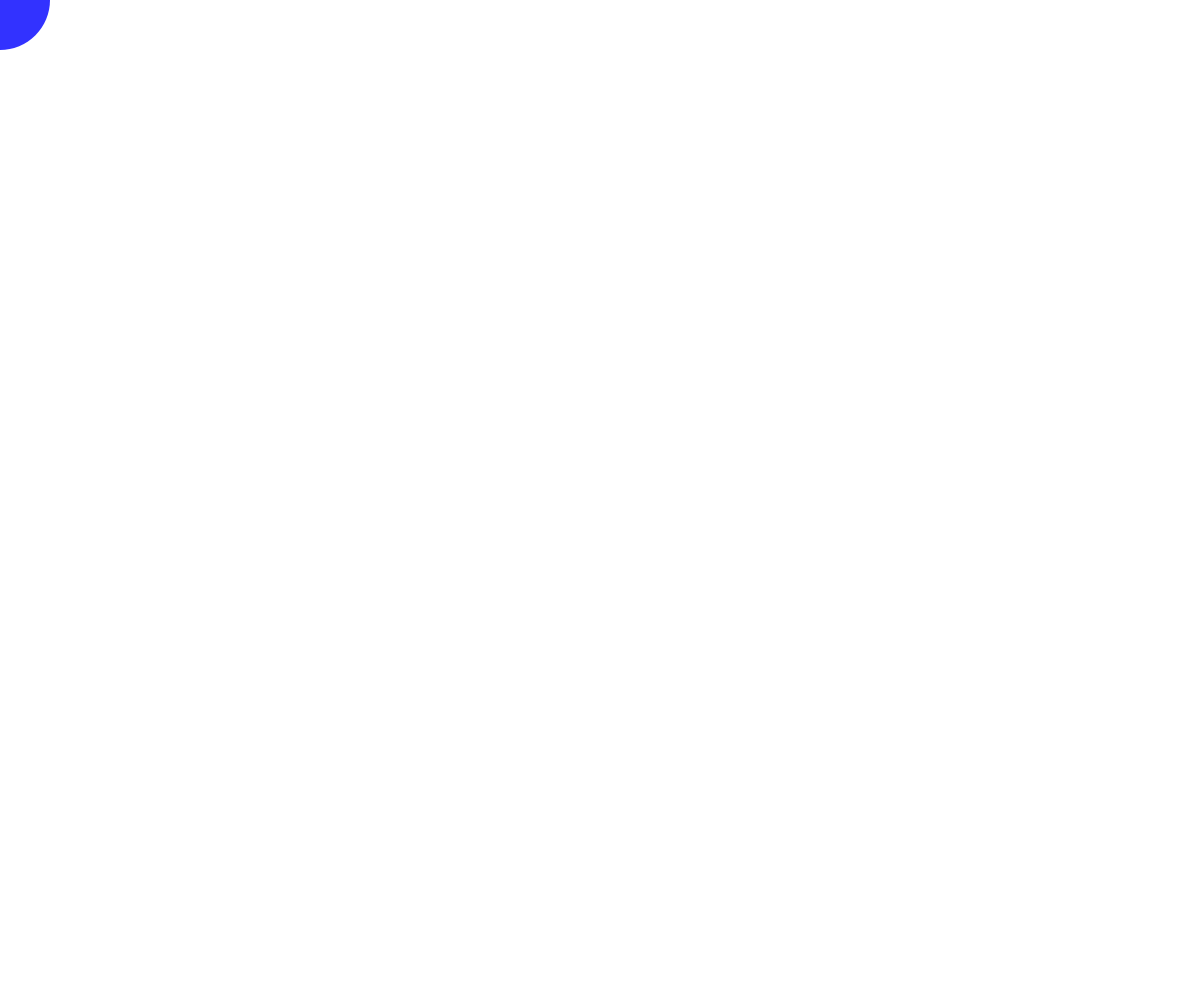
Frame 1 (no input)
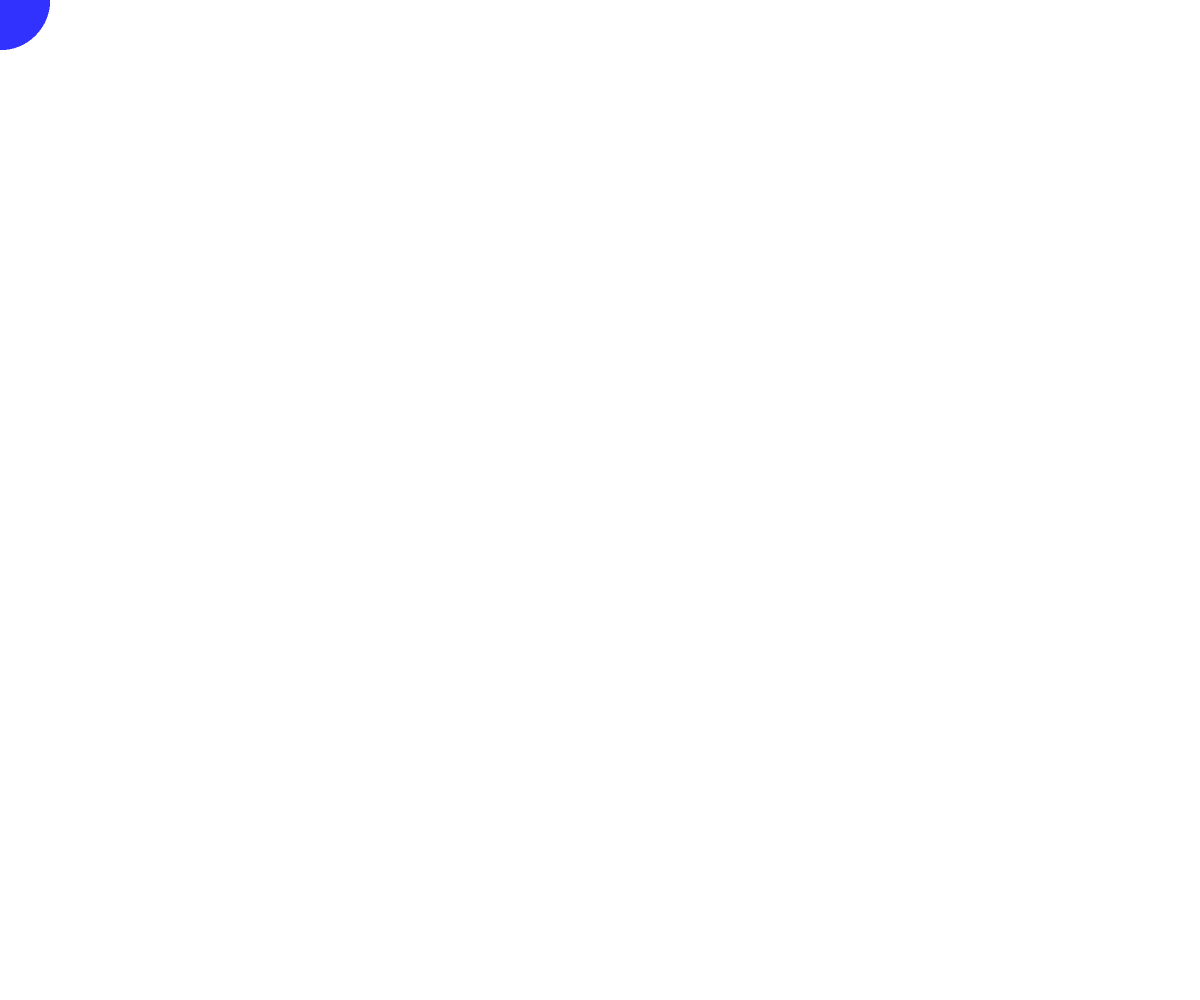
Frame 60 (no input)
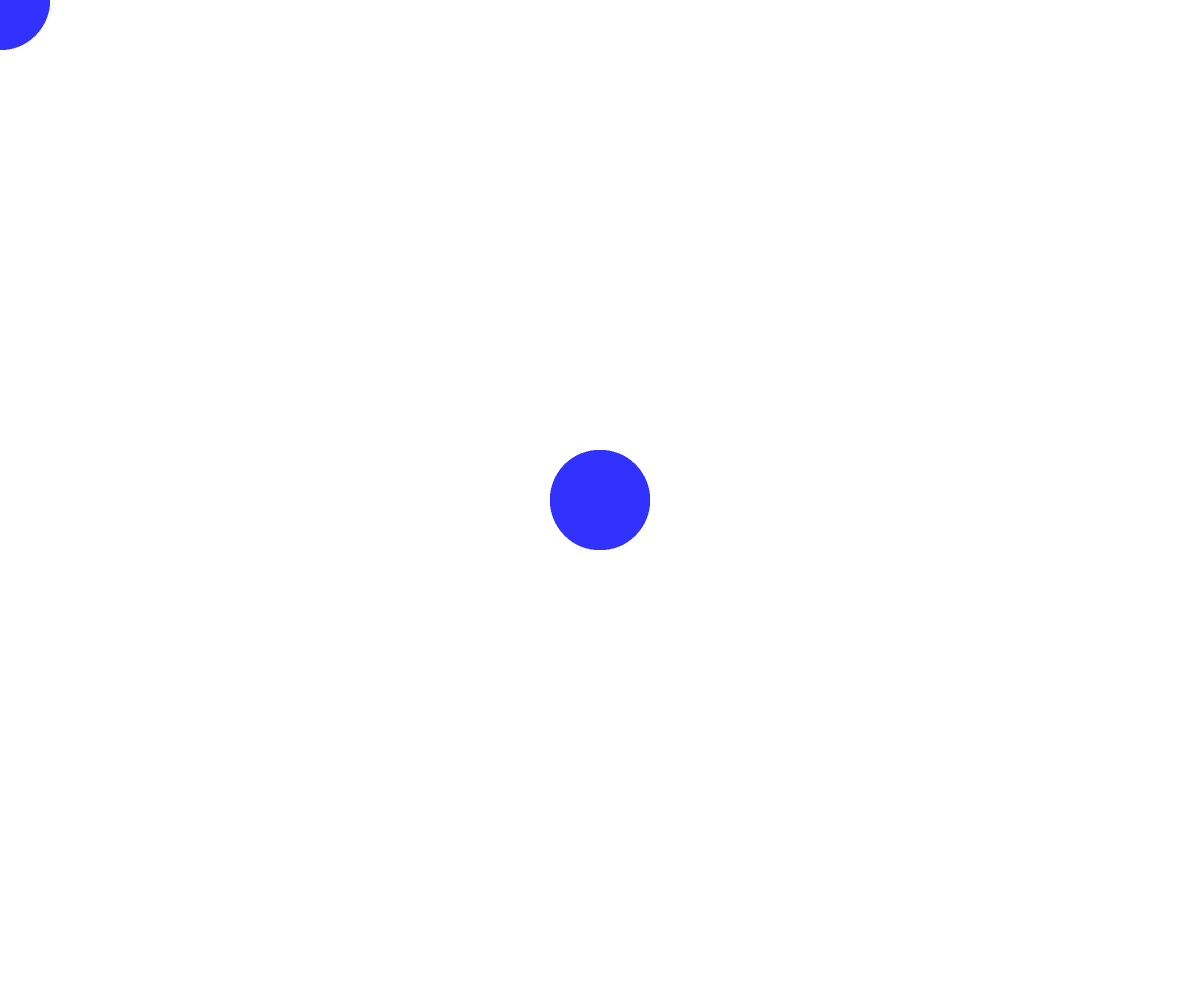
Frame 120 (the mouse pressed at the canvas centre since frame 60)

The p5.js sketch that drew these frames (run headless with seeded random() and noise() and a simulated clock; from frame 60 on, the mouse is pressed at the canvas centre):

// p5.js sketch
// ── sketch.js

function random_color(){
  thecol = color(random(0,255),random(0,255),random(0,255));
  return thecol;
}


function init(){
  pixelDensity(2);
  noStroke();
  ww = windowWidth;
  wh = windowHeight;
  raddist = dist(ww/2,wh/2,0,0);
  canvas = createCanvas(ww,wh);
  canvas.style('z-index','-1');
  canvas.position(0,0);
}


function setup(){
  init();
}

function draw(){
  accent_col = color(50, 50, 255);
  fill(accent_col);
  circle(mouseX,mouseY,100);
}
